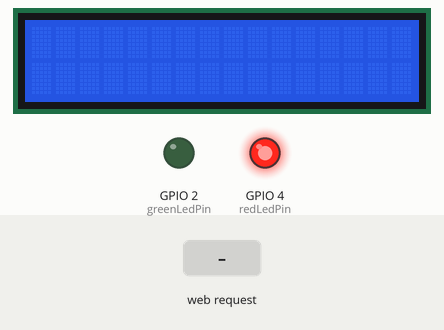
Recording of a sketch running on a simulated ESP32. On the bench: 16×2 character LCD, output pins drawn as LEDs (lit = HIGH). The test bench sets the inputs (shaded band). WiFi joins after 1.5 s; servers stay silent unless stated; what the sketch prints to the serial monitor is not drawn.

Above: at 3.2 s.
3.3 s: HTTP request GET /led/green received
At 3.6 s:
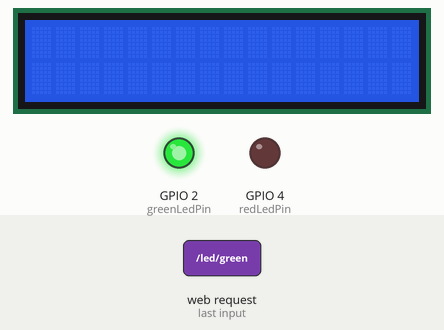
4.8 s: HTTP request GET /led/red received
At 6.0 s:
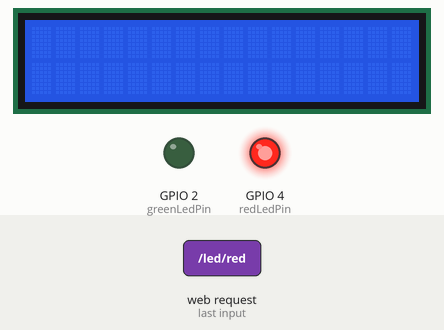
Timing chart, 0 to 7.8 s (numbered marks = the images above; inputs shaded):
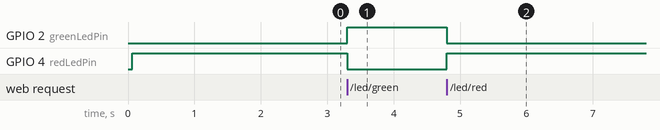

The sketch:

espam.ino
```cpp
#include <WiFi.h>
#include <WebServer.h>
#include <Wire.h>
#include <LiquidCrystal_I2C.h>

const char* ssid = "mallii";
const char* password = "1234567890";

WebServer server(80);
LiquidCrystal_I2C lcd(0x27, 16, 2);  // I2C address 0x27, 16 columns, 2 rows

const int greenLedPin = 2;  // GPIO pin connected to green LED
const int redLedPin = 4;    // GPIO pin connected to red LED

void setup() {
    Serial.begin(115200);

    // Initialize LCD
    lcd.begin(16,2);
    lcd.backlight();

    // Set up LED pins
    pinMode(greenLedPin, OUTPUT);
    pinMode(redLedPin, OUTPUT);
    digitalWrite(greenLedPin, LOW);
    digitalWrite(redLedPin, HIGH);  // Turn on red LED initially

    // Connect to Wi-Fi
    WiFi.begin(ssid, password);
    while (WiFi.status() != WL_CONNECTED) {
        delay(1000);
        Serial.println("Connecting to WiFi...");
    }
    Serial.println("Connected to WiFi");
    Serial.println(WiFi.localIP());

    // Handle LCD message
    server.on("/lcd/<message>", []() {
        String message = server.uri().substring(5);  // Extract message from URL
        lcd.clear();
        lcd.setCursor(0, 0);
        lcd.print(message);
        server.send(200, "text/plain", "Message displayed on LCD");
    });

    // Handle LED control (green and red)
    server.on("/led/green", []() {
        digitalWrite(greenLedPin, HIGH);  // Turn on green LED
        digitalWrite(redLedPin, LOW);     // Turn off red LED
        server.send(200, "text/plain", "Green LED ON, Red LED OFF");
    });

    server.on("/led/red", []() {
        digitalWrite(greenLedPin, LOW);  // Turn off green LED
        digitalWrite(redLedPin, HIGH);   // Turn on red LED
        server.send(200, "text/plain", "Red LED ON, Green LED OFF");
    });

    // Start the server
    server.begin();
}

void loop() {
    server.handleClient();
}
```

Measured:
- after the input at 3.3 s, GPIO 2 (greenLedPin): LOW → HIGH at once; GPIO 4 (redLedPin): HIGH → LOW at once
- after the input at 4.8 s, GPIO 2 (greenLedPin): HIGH → LOW at once; GPIO 4 (redLedPin): LOW → HIGH at once
